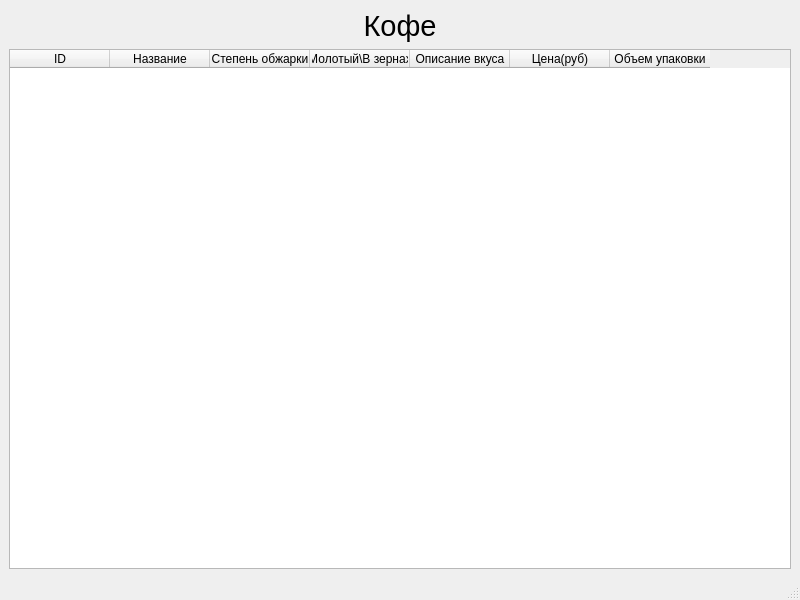
<?xml version="1.0" encoding="UTF-8"?>
<ui version="4.0">
 <class>MainWindow</class>
 <widget class="QMainWindow" name="MainWindow">
  <property name="geometry">
   <rect>
    <x>0</x>
    <y>0</y>
    <width>800</width>
    <height>600</height>
   </rect>
  </property>
  <property name="windowTitle">
   <string>MainWindow</string>
  </property>
  <widget class="QWidget" name="centralwidget">
   <layout class="QVBoxLayout" name="verticalLayout">
    <item>
     <widget class="QLabel" name="label">
      <property name="font">
       <font>
        <pointsize>22</pointsize>
       </font>
      </property>
      <property name="text">
       <string>Кофе</string>
      </property>
      <property name="alignment">
       <set>Qt::AlignCenter</set>
      </property>
     </widget>
    </item>
    <item>
     <widget class="QTableWidget" name="tableWidget">
      <column>
       <property name="text">
        <string>ID</string>
       </property>
      </column>
      <column>
       <property name="text">
        <string>Название</string>
       </property>
      </column>
      <column>
       <property name="text">
        <string>Степень обжарки</string>
       </property>
      </column>
      <column>
       <property name="text">
        <string>Молотый\В зернах</string>
       </property>
      </column>
      <column>
       <property name="text">
        <string>Описание вкуса</string>
       </property>
      </column>
      <column>
       <property name="text">
        <string>Цена(руб)</string>
       </property>
      </column>
      <column>
       <property name="text">
        <string>Объем упаковки</string>
       </property>
      </column>
     </widget>
    </item>
   </layout>
  </widget>
  <widget class="QMenuBar" name="menubar">
   <property name="geometry">
    <rect>
     <x>0</x>
     <y>0</y>
     <width>800</width>
     <height>20</height>
    </rect>
   </property>
  </widget>
  <widget class="QStatusBar" name="statusbar"/>
 </widget>
 <resources/>
 <connections/>
</ui>
